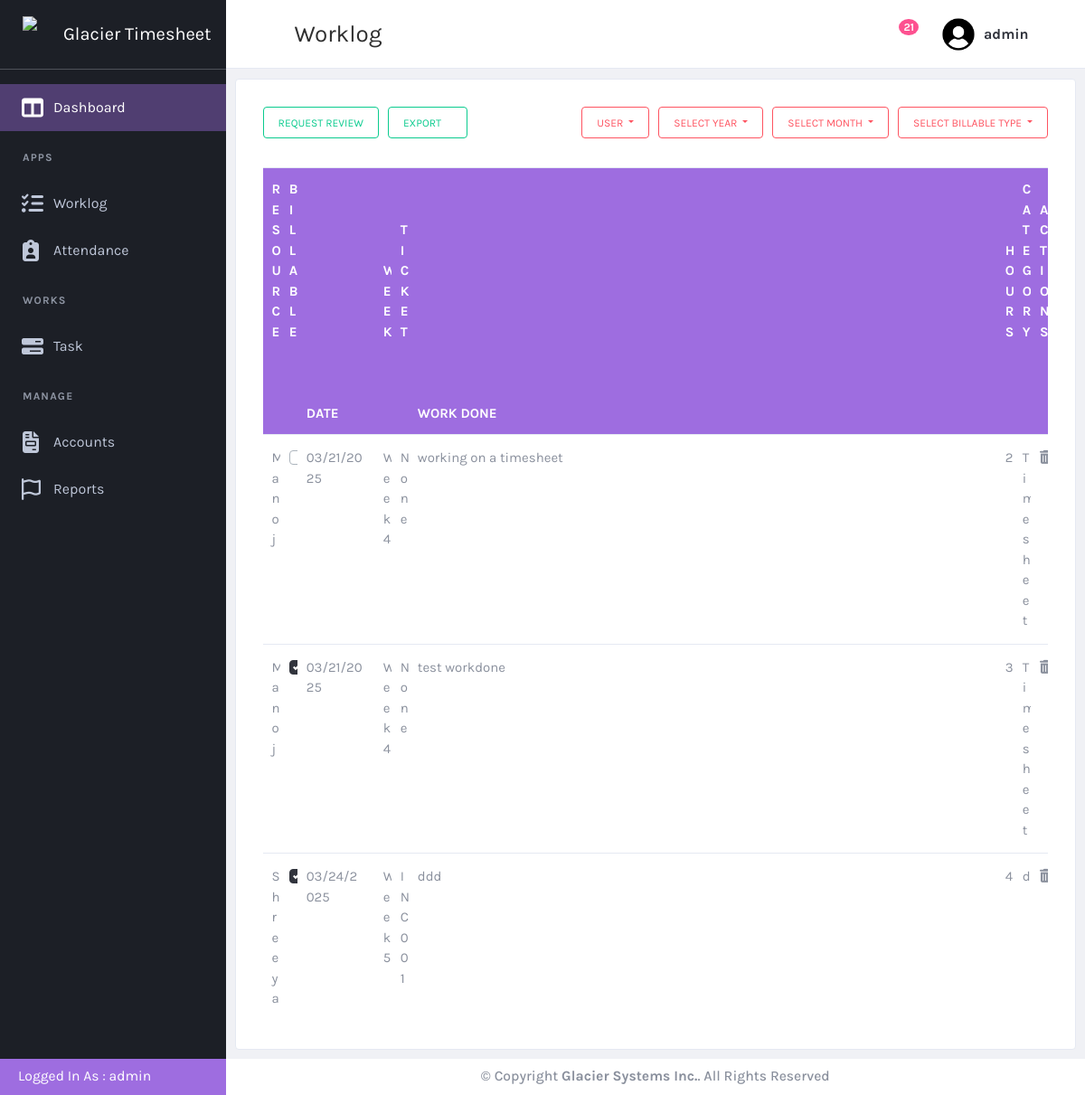
The page /worklog/worklog/ (signed in) on the database its author committed.
### worklog/models.py (models this page shows, shortened)
class worklog(models.Model):
    user = models.ForeignKey(User, on_delete=models.SET_NULL, null=True, blank=True)
    date = models.DateTimeField(null=True, blank=True)
    workdone = models.CharField(max_length=200, null=True, blank=True)
    project_support = models.ForeignKey(ticket_type, on_delete=models.CASCADE, null=True, blank=True, related_name="worklog_project_support")
    ticket = models.ForeignKey(ticket, on_delete=models.CASCADE, null=True, blank=True, related_name="worklog_ticket")
    hours = models.IntegerField(null=True, blank=True)
    billable = models.BooleanField(null=True, blank=True)
    note = models.CharField(max_length=200, null=True, blank=True)
    priority = models.ForeignKey(priority_type, on_delete=models.CASCADE, null=True, blank=True)
    category = models.CharField(max_length=100, blank=True)
    week = models.CharField(max_length=100, blank=True)

### worklog/views.py (the view, shortened to what this page needs)
# urls.py: path('worklog/', views.worklog_list, name='worklog'),
@login_required
def worklog_list(request):
    worklogs = worklog.objects.all()
    priority = priority_type.objects.all()
    users = User.objects.all()
    tickets = ticket.objects.all()
    tickettype = ticket_type.objects.all()
    month = request.GET.get('month')
    year = request.GET.get('year')
    user_id = request.GET.get('user_id')
    billable_status = request.GET.get('billable_status')
    filters = {}
    if not request.user.is_staff:
        worklogs = worklogs.filter(user=request.user)
    selected_user = None
    if user_id:
        selected_user = get_object_or_404(User, pk=user_id)
        filters["user"] = selected_user
    if billable_status in ["0", "1"]:
        is_billable = billable_status == "0"
        filters["billable"] = is_billable
    worklogs = worklogs.filter(**filters)
    existing_years = worklog.objects.all().annotate(year=ExtractYear('date')).values('year').distinct()
    months = [(i, datetime(2000, i, 1).strftime('%B')) for i in range(1, 13)]
    context = {
        'years': existing_years,
        'months': months,
        'year': int(year) if year else '',
        'month': int(month) if month else '',
        'worklogs': worklogs,
        'priority': priority,
        'tickets': tickets,
        'users': users,
        'tickettype': tickettype,
        'selected_user': selected_user,
        'billable_status': billable_status
    }
    return render(request, 'worklog.html', context)

### worklog/templates/worklog.html (shortened to what this page needs)
{% extends "base.html" %}
{% load static %}
{% block page-title %}Worklog{% endblock page-title %}
{% block content %}
            <div class="card card-default m-2">
                <div class="card-header">
                    <div class="d-flex justify-content-start " style="gap: 10px;">
                        <button type="button" id = "requestreview" class="btn btn-outline-success small-btn" data-toggle="modal" data-target="#RequestReviewForm" >
                            Request Review
                        </button>
                        <form method="GET" action="{% url 'export_worklogs_excel' %}">
                            <button type="submit" id="report" class="btn btn-outline-success small-btn" {% if not request.user.is_staff %}hidden{% endif %}>
                                Export <span class="mdi mdi-download"></span>
                            </button>
                        </form>
                    </div>
                    <form method="GET" action="{% url 'worklog' %}" class="d-flex gap-2">
                        <div class="d-flex justify-content-end " style="gap: 10px;">
                            <div class="d-flex gap-2">
                                <div class="btn-group " role="group" aria-label="Basic example" {% if not request.user.is_staff %}hidden{% endif %}>
                                    <button type="button" id = "user" class="btn btn-outline-danger dropdown-toggle small-btn " id="userbtnGroupDrop" data-toggle="dropdown" aria-haspopup="true" aria-expanded="false">
                                        {% if selected_user %}
                                            {{ selected_user.first_name }}
                                        {% else %}
                                            User
                                        {% endif %}
                                    </button>
                                </div>
                            </div>
                            <div class="btn-group">
                                <button type="button" class="btn btn-outline-danger dropdown-toggle small-btn" data-toggle="dropdown" aria-haspopup="true" aria-expanded="false">
                                    {% if year %}
                                        {{ year }}
                                    {% else %}
                                        Select Year
                                    {% endif %}
                                </button>
                            </div>
                            <div class="btn-group">
                                <button type="button" class="btn btn-outline-danger dropdown-toggle small-btn" data-toggle="dropdown" aria-haspopup="true" aria-expanded="false">
                                    {% if month %}
                                        {% for m in months %}
                                            {% if m.0 == month %}
                                                {{ m.1 }}
                                            {% endif %}
                                        {% endfor %}
                                    {% else %}
                                        Select Month
                                    {% endif %}
                                </button>
                            </div>
                            <div class="btn-group " role="group" aria-label="Basic example" >
                                <button type="button" id = "date" class="btn btn-outline-danger dropdown-toggle small-btn " id="userbtnGroupDrop" data-toggle="dropdown" aria-haspopup="true" aria-expanded="false">
                                    {% if billable_status == '0' %}
                                        Billable
                                    {% elif billable_status == '1' %}
                                        Non Billable
                                    {% else %}
                                        Select Billable Type
                                    {% endif %}
                                </button>
                            </div>
                        </div>
                    </form>
                </div>
                <div class="card-body">
                    <table id="productsTable" class="table table-hover table-product" style="width:100%">
                    <thead>
                      <tr class="column-head">
                          <th>Resource&nbsp;&nbsp;&nbsp;&nbsp;</th>
                          <th>Billable&nbsp;&nbsp;&nbsp;&nbsp;</th>
                          <th class="date-header">Date&nbsp;&nbsp;</th>
                          <th>Week&nbsp;&nbsp;&nbsp;&nbsp;</th>
                          <th>Ticket&nbsp;&nbsp;&nbsp;&nbsp;</th>
                          <th class="workdone-column">Work Done</th>
                          <th>Hours&nbsp;&nbsp;&nbsp;&nbsp;</th>
                          <th>Category&nbsp;&nbsp;&nbsp;&nbsp;</th>
                          <th>Actions&nbsp;&nbsp;&nbsp;&nbsp;</th>
                      </tr>
                    </thead>
                    <tbody>
                        {% for log in worklogs %}
                        <tr onclick="window.location='{% url 'worklogdetails' log.id%}'">
                            <td>{{ log.user.first_name }}</td>
                            <td align="center">
                                <div class="custom-control custom-checkbox checkbox-dark  d-inline-block mr-3 mb-3">
                                </div>
                            </td>
                            <td>{{ log.date|date:'m/d/Y'  }}</td>
                            <td>{{ log.week }}</td>
                            <td>
                            </td>
                            <td>{{ log.workdone }}</td>
                            <td>{{ log.hours }}</td>
                            <td>{{ log.category }}</td>
                            <td align="center">
                                <i data-toggle="modal" data-target="#DeleteLogForm" class="fa-solid fa-trash-can hover delete-log" data-id="{{ log.id }}"  onclick="openDeleteModal(event, '{{ log.id }}')"></i>
                            </td>
                        </tr>
                        {% endfor %}
                    </tbody>
                  </table>
                </div>
            </div>
{% endblock  %}

### templates/base.html (shortened to what this page needs)
{% load static %}
<!DOCTYPE html>
<html lang="en" dir="ltr">
  <head>
    <link href="{% static 'plugins/material/css/materialdesignicons.min.css' %}" rel="stylesheet" />
    <link href="{% static 'plugins/simplebar/simplebar.css' %}" rel="stylesheet" />
    <link href="{% static 'plugins/nprogress/nprogress.css' %}" rel="stylesheet" />
    <link href="{% static 'plugins/DataTables/DataTables-1.10.18/css/jquery.dataTables.min.css' %}" rel="stylesheet" />
    <link href="{% static 'plugins/jvectormap/jquery-jvectormap-2.0.3.css' %}" rel="stylesheet" />
    <link href="{% static 'plugins/daterangepicker/daterangepicker.css' %}" rel="stylesheet" />
    <link href="https://cdn.quilljs.com/1.3.6/quill.snow.css" rel="stylesheet">
    <link href="{% static 'plugins/toaster/toastr.min.css' %}" rel="stylesheet" />
    <link href="{% static 'plugins/prism/prism.css' %}" rel="stylesheet" />
    <link href="{% static 'plugins/select2/css/select2.min.css' %}" rel="stylesheet" />
    <link id="main-css-href" rel="stylesheet" href="{% static 'css/style.css' %}" />
  </head>
  <body class="navbar-fixed sidebar-fixed" id="body">
    <div class="wrapper">
      <aside class="left-sidebar sidebar-dark" id="left-sidebar">
        <div id="sidebar" class="sidebar sidebar-with-footer">
          <div class="app-brand">
            <a href="{% url 'dashboard' %}">
              <img src="{% static 'images/glacierlogo.png' %}" alt="Mono" height = 40px width = 40px >
              <span class="brand-name">Glacier Timesheet</span>
            </a>
          </div>
          <div class="sidebar-left" data-simplebar style="height: 100%;">
            <ul class="nav sidebar-inner" id="sidebar-menu">
                <li
                  class="active"
                  >
                  <a class="sidenav-item-link" href="{% url 'dashboard' %}">
                    <i class="fa-solid fa-table-columns"></i>
                    <span class="nav-text">Dashboard</span>
                  </a>
                </li>
                <li class="section-title">
                  Apps
                </li>
                <li
                  >
                  <a class="sidenav-item-link" href="{% url 'worklog' %}">
                    <i class="fa-solid fa-list-check"></i>
                    <span class="nav-text">Worklog</span>
                  </a>
                </li>
                <li  class="has-sub" >
                  <a class="sidenav-item-link" href="javascript:void(0)" data-toggle="collapse" data-target="#attendance"
                    aria-expanded="false" aria-controls="email">
                    <i class="fa-solid fa-clipboard-user"></i>
                    <span class="nav-text">Attendance</span> <b class="caret"></b>
                  </a>
                </li>
                <li class="section-title">
                  Works
                </li>
                <li  class="has-sub" >
                  <a class="sidenav-item-link" href="javascript:void(0)" data-toggle="collapse" data-target="#task"
                    aria-expanded="false" aria-controls="email">
                    <i class="fa-solid fa-bars-progress"></i>
                    <span class="nav-text">Task</span> <b class="caret"></b>
                  </a>
                </li>
                <li class="section-title">
                  Manage
                </li>
                <li  class="has-sub" >
                  <a class="sidenav-item-link" href="javascript:void(0)" data-toggle="collapse" data-target="#accounts"
                    aria-expanded="false" aria-controls="email">
                    <i class="fa-solid fa-file-invoice"></i>
                    <span class="nav-text">Accounts</span> <b class="caret"></b>
                  </a>
                </li>
                <li  class="has-sub" >
                  <a class="sidenav-item-link" href="javascript:void(0)" data-toggle="collapse" data-target="#reports"
                    aria-expanded="false" aria-controls="email">
                    <i class="fa-regular fa-flag"></i>
                    <span class="nav-text">Reports</span> <b class="caret"></b>
                  </a>
                </li>
              </ul>
          </div>
            <div class="sidebar-footer  " >
              <div class="sidebar-footer-content d-flex align-items-center p-4" style="height: 40px; ">
                  <p style="color:white;">Logged In As : {{user.username}}</P>
              </div>
            </div>
        </div>
      </aside>
      <div class="page-wrapper">
        <header class="main-header" id="header">
          <nav class="navbar navbar-expand-lg navbar-light" id="navbar">
            <button id="sidebar-toggler" class="sidebar-toggle">
            </button>
            <span class="page-title">{% block page-title %}Dashboard{% endblock page-title %}</span>
            <div class="navbar-right ">
              <ul class="nav navbar-nav">
                <li class="custom-dropdown">
                  <button class="notify-toggler custom-dropdown-toggler">
                    <span class="badge badge-xs rounded-circle">21</span>
                  </button>
                </li>
                <li class="dropdown user-menu">
                  <button class="dropdown-toggle nav-link" data-toggle="dropdown">
                    <img src="{% static 'images/usericon.png' %}" class="user-image rounded-circle" alt="User Image" />
                    <span class="d-none d-lg-inline-block">{{user.username}}</span>
                  </button>
                </li>
              </ul>
            </div>
          </nav>
        </header>
        {% block content %}
        {% endblock %}
        <footer class="footer mt-auto" >
          <div class="copyright bg-white d-flex align-items-center justify-content-center">
            <p>
              &copy; Copyright <strong><span>Glacier Systems Inc.</span></strong>. All Rights Reserved
            </p>
          </div>
        </footer>
      </div>
    </div>
  </body>
</html>

### rows shown on the page
worklog: date "03/21/2025", workdone "working on a timesheet"
worklog: date "03/21/2025", workdone "test workdone"
worklog: date "03/24/2025", workdone "ddd"

### other values the page prints
{{ user.username }} "admin"
